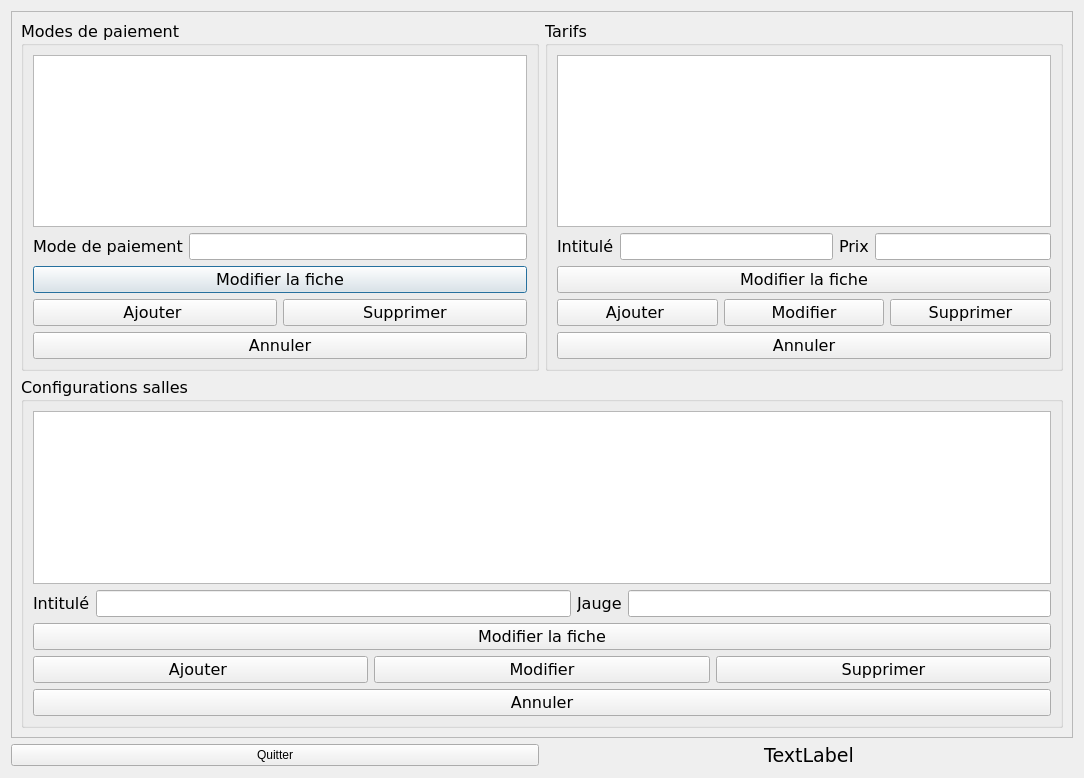
<?xml version="1.0" encoding="UTF-8"?>
<ui version="4.0">
 <class>AdministrationBillet</class>
 <widget class="QDialog" name="AdministrationBillet">
  <property name="geometry">
   <rect>
    <x>0</x>
    <y>0</y>
    <width>1084</width>
    <height>778</height>
   </rect>
  </property>
  <property name="windowTitle">
   <string>Administration de billet</string>
  </property>
  <layout class="QVBoxLayout" name="verticalLayout_10">
   <item>
    <layout class="QVBoxLayout" name="verticalLayout_9">
     <item>
      <widget class="QScrollArea" name="scrollArea">
       <property name="widgetResizable">
        <bool>true</bool>
       </property>
       <widget class="QWidget" name="scrollAreaWidgetContents">
        <property name="geometry">
         <rect>
          <x>0</x>
          <y>0</y>
          <width>1062</width>
          <height>725</height>
         </rect>
        </property>
        <layout class="QVBoxLayout" name="verticalLayout_4">
         <item>
          <layout class="QVBoxLayout" name="verticalLayout">
           <item>
            <layout class="QHBoxLayout" name="horizontalLayout_11">
             <item>
              <widget class="QGroupBox" name="gBoxModePaiement">
               <property name="font">
                <font>
                 <family>Verdana</family>
                 <pointsize>12</pointsize>
                 <weight>50</weight>
                 <bold>false</bold>
                </font>
               </property>
               <property name="title">
                <string>Modes de paiement</string>
               </property>
               <layout class="QVBoxLayout" name="verticalLayout_7">
                <item>
                 <layout class="QVBoxLayout" name="verticalLayout_8">
                  <item>
                   <widget class="QTableView" name="TabVMPaiement"/>
                  </item>
                  <item>
                   <layout class="QHBoxLayout" name="horizontalLayout_8">
                    <item>
                     <widget class="QLabel" name="AdBLabelMPaiement">
                      <property name="text">
                       <string>Mode de paiement</string>
                      </property>
                     </widget>
                    </item>
                    <item>
                     <widget class="QLineEdit" name="AdBTxtIntituleMPaiement"/>
                    </item>
                    <item>
                     <layout class="QHBoxLayout" name="horizontalLayout_9"/>
                    </item>
                   </layout>
                  </item>
                  <item>
                   <widget class="QPushButton" name="AdBBtnModifierFicheMPaiement">
                    <property name="text">
                     <string>Modifier la fiche</string>
                    </property>
                   </widget>
                  </item>
                  <item>
                   <layout class="QHBoxLayout" name="horizontalLayout_10">
                    <item>
                     <widget class="QPushButton" name="AdBBtnAjouterMPaiement">
                      <property name="text">
                       <string>Ajouter </string>
                      </property>
                     </widget>
                    </item>
                    <item>
                     <widget class="QPushButton" name="AdBBtnSupprimerMPaiement">
                      <property name="text">
                       <string>Supprimer</string>
                      </property>
                     </widget>
                    </item>
                   </layout>
                  </item>
                  <item>
                   <widget class="QPushButton" name="AdBBtnAnnulerMPaiement">
                    <property name="text">
                     <string>Annuler</string>
                    </property>
                   </widget>
                  </item>
                 </layout>
                </item>
               </layout>
              </widget>
             </item>
             <item>
              <widget class="QGroupBox" name="gBoxTarif">
               <property name="font">
                <font>
                 <family>Verdana</family>
                 <pointsize>12</pointsize>
                 <weight>50</weight>
                 <bold>false</bold>
                </font>
               </property>
               <property name="title">
                <string>Tarifs</string>
               </property>
               <layout class="QVBoxLayout" name="verticalLayout_5">
                <item>
                 <layout class="QVBoxLayout" name="verticalLayout_6">
                  <item>
                   <widget class="QTableView" name="TabVTarif"/>
                  </item>
                  <item>
                   <layout class="QHBoxLayout" name="horizontalLayout_5">
                    <item>
                     <widget class="QLabel" name="AdBLabelTarif">
                      <property name="text">
                       <string>Intitulé</string>
                      </property>
                     </widget>
                    </item>
                    <item>
                     <widget class="QLineEdit" name="AdBTxtTarif"/>
                    </item>
                    <item>
                     <layout class="QHBoxLayout" name="horizontalLayout_6">
                      <item>
                       <widget class="QLabel" name="AdBLabelPrix">
                        <property name="text">
                         <string>Prix</string>
                        </property>
                       </widget>
                      </item>
                      <item>
                       <widget class="QLineEdit" name="AdBTxtPrix">
                        <property name="echoMode">
                         <enum>QLineEdit::Normal</enum>
                        </property>
                       </widget>
                      </item>
                     </layout>
                    </item>
                   </layout>
                  </item>
                  <item>
                   <widget class="QPushButton" name="AdBBtnModifierFicheTarif">
                    <property name="text">
                     <string>Modifier la fiche</string>
                    </property>
                   </widget>
                  </item>
                  <item>
                   <layout class="QHBoxLayout" name="horizontalLayout_7">
                    <item>
                     <widget class="QPushButton" name="AdBBtnAjouterTarif">
                      <property name="text">
                       <string>Ajouter </string>
                      </property>
                     </widget>
                    </item>
                    <item>
                     <widget class="QPushButton" name="AdBBtnModifierTarif">
                      <property name="text">
                       <string>Modifier</string>
                      </property>
                     </widget>
                    </item>
                    <item>
                     <widget class="QPushButton" name="AdBBtnSupprimerTarif">
                      <property name="text">
                       <string>Supprimer</string>
                      </property>
                     </widget>
                    </item>
                   </layout>
                  </item>
                  <item>
                   <widget class="QPushButton" name="AdBBtnAnnulerTarif">
                    <property name="text">
                     <string>Annuler</string>
                    </property>
                   </widget>
                  </item>
                 </layout>
                </item>
               </layout>
              </widget>
             </item>
            </layout>
           </item>
           <item>
            <widget class="QGroupBox" name="gBoxConfigSalle">
             <property name="font">
              <font>
               <family>Verdana</family>
               <pointsize>12</pointsize>
               <weight>50</weight>
               <bold>false</bold>
              </font>
             </property>
             <property name="title">
              <string>Configurations salles</string>
             </property>
             <layout class="QVBoxLayout" name="verticalLayout_3">
              <item>
               <layout class="QVBoxLayout" name="verticalLayout_2">
                <item>
                 <widget class="QTableView" name="TabVConfigSalle"/>
                </item>
                <item>
                 <layout class="QHBoxLayout" name="horizontalLayout_2">
                  <item>
                   <widget class="QLabel" name="AdBLabelIntitule">
                    <property name="text">
                     <string>Intitulé</string>
                    </property>
                   </widget>
                  </item>
                  <item>
                   <widget class="QLineEdit" name="AdBTxtIntitule"/>
                  </item>
                  <item>
                   <layout class="QHBoxLayout" name="horizontalLayout_3">
                    <item>
                     <widget class="QLabel" name="AdBLabelJauge">
                      <property name="text">
                       <string>Jauge</string>
                      </property>
                     </widget>
                    </item>
                    <item>
                     <widget class="QLineEdit" name="AdBTxtNbPlaces"/>
                    </item>
                   </layout>
                  </item>
                 </layout>
                </item>
                <item>
                 <widget class="QPushButton" name="AdBBtnModifierFiche">
                  <property name="text">
                   <string>Modifier la fiche</string>
                  </property>
                 </widget>
                </item>
                <item>
                 <layout class="QHBoxLayout" name="horizontalLayout">
                  <item>
                   <widget class="QPushButton" name="AdBBtnAjouter">
                    <property name="text">
                     <string>Ajouter </string>
                    </property>
                   </widget>
                  </item>
                  <item>
                   <widget class="QPushButton" name="AdBBtnModifier">
                    <property name="text">
                     <string>Modifier</string>
                    </property>
                   </widget>
                  </item>
                  <item>
                   <widget class="QPushButton" name="AdBBtnSupprimer">
                    <property name="text">
                     <string>Supprimer</string>
                    </property>
                   </widget>
                  </item>
                 </layout>
                </item>
                <item>
                 <widget class="QPushButton" name="AdBBtnAnnuler">
                  <property name="text">
                   <string>Annuler</string>
                  </property>
                 </widget>
                </item>
               </layout>
              </item>
             </layout>
            </widget>
           </item>
          </layout>
         </item>
        </layout>
       </widget>
      </widget>
     </item>
     <item>
      <layout class="QHBoxLayout" name="horizontalLayout_4">
       <item>
        <widget class="QPushButton" name="AdBtnQuitter">
         <property name="text">
          <string>Quitter</string>
         </property>
        </widget>
       </item>
       <item>
        <widget class="QLabel" name="labelAlert">
         <property name="font">
          <font>
           <family>Verdana</family>
           <pointsize>14</pointsize>
          </font>
         </property>
         <property name="text">
          <string>TextLabel</string>
         </property>
         <property name="alignment">
          <set>Qt::AlignCenter</set>
         </property>
        </widget>
       </item>
      </layout>
     </item>
    </layout>
   </item>
  </layout>
 </widget>
 <resources/>
 <connections/>
</ui>
